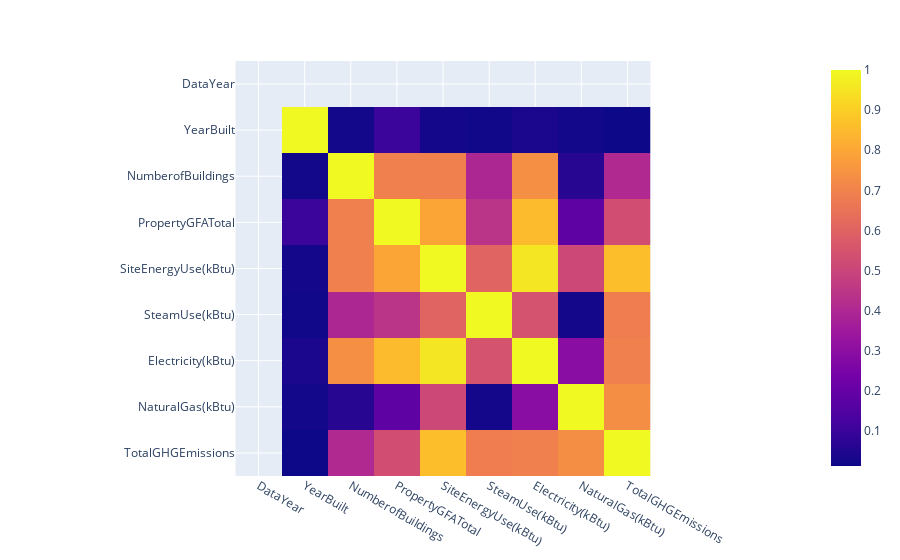

Notebook code for this chart:
### Code cell
fig = px.imshow(abs(df.corr()))
fig.show()

### Figure 1 — Plotly figure (JSON) as saved in the notebook; plotly's stock layout.template omitted (floating-point values rounded to 4 significant figures)
{"data": [{"coloraxis": "coloraxis", "hovertemplate": "x: %{x}<br>y: %{y}<br>color: %{z}<extra></extra>", "name": "0", "type": "heatmap", "x": ["DataYear", "YearBuilt", "NumberofBuildings", "PropertyGFATotal", "SiteEnergyUse(kBtu)", "SteamUse(kBtu)", "Electricity(kBtu)", "NaturalGas(kBtu)", "TotalGHGEmissions"], "xaxis": "x", "y": ["DataYear", "YearBuilt", "NumberofBuildings", "PropertyGFATotal", "SiteEnergyUse(kBtu)", "SteamUse(kBtu)", "Electricity(kBtu)", "NaturalGas(kBtu)", "TotalGHGEmissions"], "yaxis": "y", "z": [[null, null, null, null, null, null, null, null, null], [null, 1, 0.02371, 0.1004, 0.02725, 0.01823, 0.03985, 0.02327, 0.01283], [null, 0.02371, 1, 0.6934, 0.6907, 0.3976, 0.735, 0.06232, 0.4053], [null, 0.1004, 0.6934, 1, 0.7968, 0.4406, 0.8496, 0.1834, 0.5314], [null, 0.02725, 0.6907, 0.7968, 1, 0.6043, 0.9566, 0.5144, 0.8627], [null, 0.01823, 0.3976, 0.4406, 0.6043, 1, 0.547, 0.02683, 0.6833], [null, 0.03985, 0.735, 0.8496, 0.9566, 0.547, 1, 0.291, 0.6911], [null, 0.02327, 0.06232, 0.1834, 0.5144, 0.02683, 0.291, 1, 0.7323], [null, 0.01283, 0.4053, 0.5314, 0.8627, 0.6833, 0.6911, 0.7323, 1]]}], "layout": {"coloraxis": {"colorscale": [[0, "#0d0887"], [0.1111, "#46039f"], [0.2222, "#7201a8"], [0.3333, "#9c179e"], [0.4444, "#bd3786"], [0.5556, "#d8576b"], [0.6667, "#ed7953"], [0.7778, "#fb9f3a"], [0.8889, "#fdca26"], [1, "#f0f921"]]}, "margin": {"t": 60}, "xaxis": {"anchor": "y", "constrain": "domain", "domain": [0, 1], "scaleanchor": "y"}, "yaxis": {"anchor": "x", "autorange": "reversed", "constrain": "domain", "domain": [0, 1]}}}
